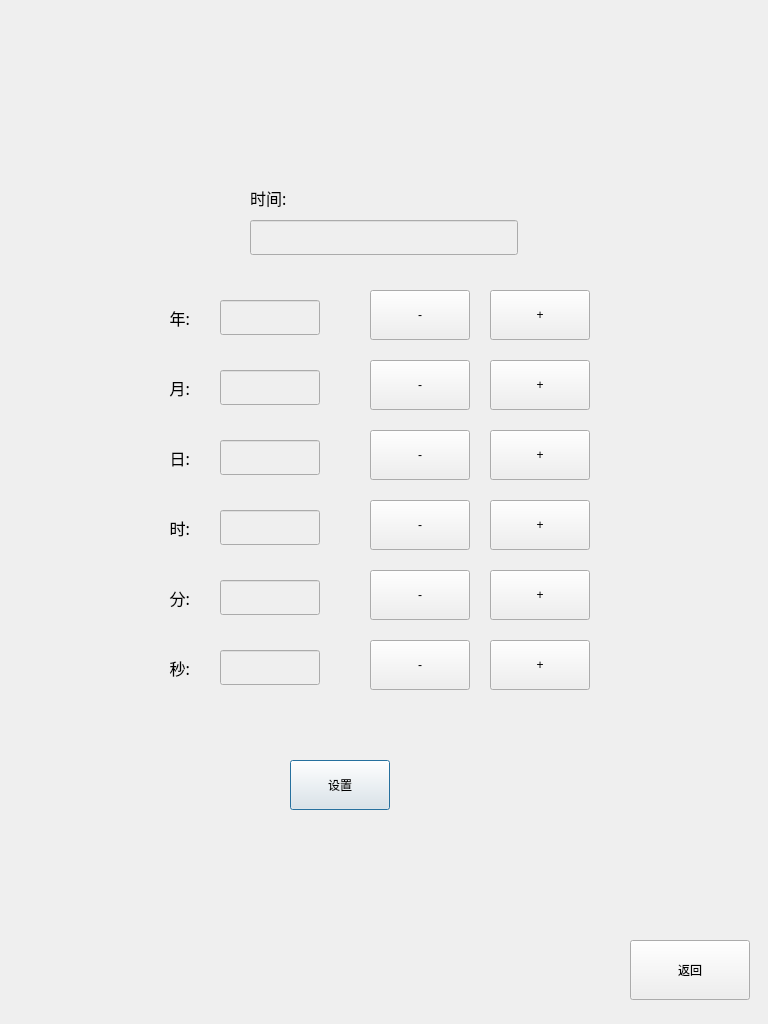
<?xml version="1.0" encoding="UTF-8"?>
<ui version="4.0">
 <class>DlgTimeSetting</class>
 <widget class="QDialog" name="DlgTimeSetting">
  <property name="geometry">
   <rect>
    <x>0</x>
    <y>0</y>
    <width>768</width>
    <height>1024</height>
   </rect>
  </property>
  <property name="windowTitle">
   <string>Dialog</string>
  </property>
  <widget class="QPushButton" name="pushButton">
   <property name="geometry">
    <rect>
     <x>290</x>
     <y>760</y>
     <width>100</width>
     <height>50</height>
    </rect>
   </property>
   <property name="text">
    <string>设置</string>
   </property>
  </widget>
  <widget class="QPushButton" name="pushButton_2">
   <property name="geometry">
    <rect>
     <x>630</x>
     <y>940</y>
     <width>120</width>
     <height>60</height>
    </rect>
   </property>
   <property name="text">
    <string>返回</string>
   </property>
  </widget>
  <widget class="QLabel" name="label">
   <property name="geometry">
    <rect>
     <x>250</x>
     <y>180</y>
     <width>268</width>
     <height>35</height>
    </rect>
   </property>
   <property name="font">
    <font>
     <family>Agency FB</family>
     <pointsize>12</pointsize>
    </font>
   </property>
   <property name="text">
    <string>时间:</string>
   </property>
   <property name="alignment">
    <set>Qt::AlignLeading|Qt::AlignLeft|Qt::AlignVCenter</set>
   </property>
  </widget>
  <widget class="QLabel" name="label_2">
   <property name="geometry">
    <rect>
     <x>120</x>
     <y>300</y>
     <width>70</width>
     <height>35</height>
    </rect>
   </property>
   <property name="font">
    <font>
     <family>Agency FB</family>
     <pointsize>12</pointsize>
    </font>
   </property>
   <property name="text">
    <string>年:</string>
   </property>
   <property name="alignment">
    <set>Qt::AlignRight|Qt::AlignTrailing|Qt::AlignVCenter</set>
   </property>
  </widget>
  <widget class="QLineEdit" name="lineEdit">
   <property name="enabled">
    <bool>false</bool>
   </property>
   <property name="geometry">
    <rect>
     <x>250</x>
     <y>220</y>
     <width>268</width>
     <height>35</height>
    </rect>
   </property>
   <property name="font">
    <font>
     <family>Arial</family>
     <pointsize>14</pointsize>
    </font>
   </property>
  </widget>
  <widget class="QLineEdit" name="leYear">
   <property name="enabled">
    <bool>false</bool>
   </property>
   <property name="geometry">
    <rect>
     <x>220</x>
     <y>300</y>
     <width>100</width>
     <height>35</height>
    </rect>
   </property>
   <property name="font">
    <font>
     <family>Arial</family>
     <pointsize>14</pointsize>
    </font>
   </property>
  </widget>
  <widget class="QPushButton" name="pushButton_3">
   <property name="geometry">
    <rect>
     <x>370</x>
     <y>290</y>
     <width>100</width>
     <height>50</height>
    </rect>
   </property>
   <property name="text">
    <string>-</string>
   </property>
  </widget>
  <widget class="QPushButton" name="pushButton_4">
   <property name="geometry">
    <rect>
     <x>490</x>
     <y>290</y>
     <width>100</width>
     <height>50</height>
    </rect>
   </property>
   <property name="text">
    <string>+</string>
   </property>
  </widget>
  <widget class="QPushButton" name="pushButton_5">
   <property name="geometry">
    <rect>
     <x>490</x>
     <y>360</y>
     <width>100</width>
     <height>50</height>
    </rect>
   </property>
   <property name="text">
    <string>+</string>
   </property>
  </widget>
  <widget class="QPushButton" name="pushButton_6">
   <property name="geometry">
    <rect>
     <x>370</x>
     <y>360</y>
     <width>100</width>
     <height>50</height>
    </rect>
   </property>
   <property name="text">
    <string>-</string>
   </property>
  </widget>
  <widget class="QLineEdit" name="leMonth">
   <property name="enabled">
    <bool>false</bool>
   </property>
   <property name="geometry">
    <rect>
     <x>220</x>
     <y>370</y>
     <width>100</width>
     <height>35</height>
    </rect>
   </property>
   <property name="font">
    <font>
     <family>Arial</family>
     <pointsize>14</pointsize>
    </font>
   </property>
  </widget>
  <widget class="QLabel" name="label_3">
   <property name="geometry">
    <rect>
     <x>120</x>
     <y>370</y>
     <width>70</width>
     <height>35</height>
    </rect>
   </property>
   <property name="font">
    <font>
     <family>Agency FB</family>
     <pointsize>12</pointsize>
    </font>
   </property>
   <property name="text">
    <string>月:</string>
   </property>
   <property name="alignment">
    <set>Qt::AlignRight|Qt::AlignTrailing|Qt::AlignVCenter</set>
   </property>
  </widget>
  <widget class="QPushButton" name="pushButton_7">
   <property name="geometry">
    <rect>
     <x>490</x>
     <y>430</y>
     <width>100</width>
     <height>50</height>
    </rect>
   </property>
   <property name="text">
    <string>+</string>
   </property>
  </widget>
  <widget class="QLabel" name="label_4">
   <property name="geometry">
    <rect>
     <x>120</x>
     <y>440</y>
     <width>70</width>
     <height>35</height>
    </rect>
   </property>
   <property name="font">
    <font>
     <family>Agency FB</family>
     <pointsize>12</pointsize>
    </font>
   </property>
   <property name="text">
    <string>日:</string>
   </property>
   <property name="alignment">
    <set>Qt::AlignRight|Qt::AlignTrailing|Qt::AlignVCenter</set>
   </property>
  </widget>
  <widget class="QLineEdit" name="leDay">
   <property name="enabled">
    <bool>false</bool>
   </property>
   <property name="geometry">
    <rect>
     <x>220</x>
     <y>440</y>
     <width>100</width>
     <height>35</height>
    </rect>
   </property>
   <property name="font">
    <font>
     <family>Arial</family>
     <pointsize>14</pointsize>
    </font>
   </property>
  </widget>
  <widget class="QPushButton" name="pushButton_8">
   <property name="geometry">
    <rect>
     <x>370</x>
     <y>430</y>
     <width>100</width>
     <height>50</height>
    </rect>
   </property>
   <property name="text">
    <string>-</string>
   </property>
  </widget>
  <widget class="QPushButton" name="pushButton_9">
   <property name="geometry">
    <rect>
     <x>490</x>
     <y>500</y>
     <width>100</width>
     <height>50</height>
    </rect>
   </property>
   <property name="text">
    <string>+</string>
   </property>
  </widget>
  <widget class="QPushButton" name="pushButton_10">
   <property name="geometry">
    <rect>
     <x>370</x>
     <y>500</y>
     <width>100</width>
     <height>50</height>
    </rect>
   </property>
   <property name="text">
    <string>-</string>
   </property>
  </widget>
  <widget class="QLabel" name="label_5">
   <property name="geometry">
    <rect>
     <x>120</x>
     <y>510</y>
     <width>70</width>
     <height>35</height>
    </rect>
   </property>
   <property name="font">
    <font>
     <family>Agency FB</family>
     <pointsize>12</pointsize>
    </font>
   </property>
   <property name="text">
    <string>时:</string>
   </property>
   <property name="alignment">
    <set>Qt::AlignRight|Qt::AlignTrailing|Qt::AlignVCenter</set>
   </property>
  </widget>
  <widget class="QLineEdit" name="leHour">
   <property name="enabled">
    <bool>false</bool>
   </property>
   <property name="geometry">
    <rect>
     <x>220</x>
     <y>510</y>
     <width>100</width>
     <height>35</height>
    </rect>
   </property>
   <property name="font">
    <font>
     <family>Arial</family>
     <pointsize>14</pointsize>
    </font>
   </property>
  </widget>
  <widget class="QPushButton" name="pushButton_11">
   <property name="geometry">
    <rect>
     <x>490</x>
     <y>570</y>
     <width>100</width>
     <height>50</height>
    </rect>
   </property>
   <property name="text">
    <string>+</string>
   </property>
  </widget>
  <widget class="QLineEdit" name="leMinute">
   <property name="enabled">
    <bool>false</bool>
   </property>
   <property name="geometry">
    <rect>
     <x>220</x>
     <y>580</y>
     <width>100</width>
     <height>35</height>
    </rect>
   </property>
   <property name="font">
    <font>
     <family>Arial</family>
     <pointsize>14</pointsize>
    </font>
   </property>
  </widget>
  <widget class="QLabel" name="label_6">
   <property name="geometry">
    <rect>
     <x>120</x>
     <y>580</y>
     <width>70</width>
     <height>35</height>
    </rect>
   </property>
   <property name="font">
    <font>
     <family>Agency FB</family>
     <pointsize>12</pointsize>
    </font>
   </property>
   <property name="text">
    <string>分:</string>
   </property>
   <property name="alignment">
    <set>Qt::AlignRight|Qt::AlignTrailing|Qt::AlignVCenter</set>
   </property>
  </widget>
  <widget class="QPushButton" name="pushButton_12">
   <property name="geometry">
    <rect>
     <x>370</x>
     <y>570</y>
     <width>100</width>
     <height>50</height>
    </rect>
   </property>
   <property name="text">
    <string>-</string>
   </property>
  </widget>
  <widget class="QPushButton" name="pushButton_13">
   <property name="geometry">
    <rect>
     <x>490</x>
     <y>640</y>
     <width>100</width>
     <height>50</height>
    </rect>
   </property>
   <property name="text">
    <string>+</string>
   </property>
  </widget>
  <widget class="QPushButton" name="pushButton_14">
   <property name="geometry">
    <rect>
     <x>370</x>
     <y>640</y>
     <width>100</width>
     <height>50</height>
    </rect>
   </property>
   <property name="text">
    <string>-</string>
   </property>
  </widget>
  <widget class="QLabel" name="label_7">
   <property name="geometry">
    <rect>
     <x>120</x>
     <y>650</y>
     <width>70</width>
     <height>35</height>
    </rect>
   </property>
   <property name="font">
    <font>
     <family>Agency FB</family>
     <pointsize>12</pointsize>
    </font>
   </property>
   <property name="text">
    <string>秒:</string>
   </property>
   <property name="alignment">
    <set>Qt::AlignRight|Qt::AlignTrailing|Qt::AlignVCenter</set>
   </property>
  </widget>
  <widget class="QLineEdit" name="leSecond">
   <property name="enabled">
    <bool>false</bool>
   </property>
   <property name="geometry">
    <rect>
     <x>220</x>
     <y>650</y>
     <width>100</width>
     <height>35</height>
    </rect>
   </property>
   <property name="font">
    <font>
     <family>Arial</family>
     <pointsize>14</pointsize>
    </font>
   </property>
  </widget>
 </widget>
 <resources/>
 <connections/>
</ui>
